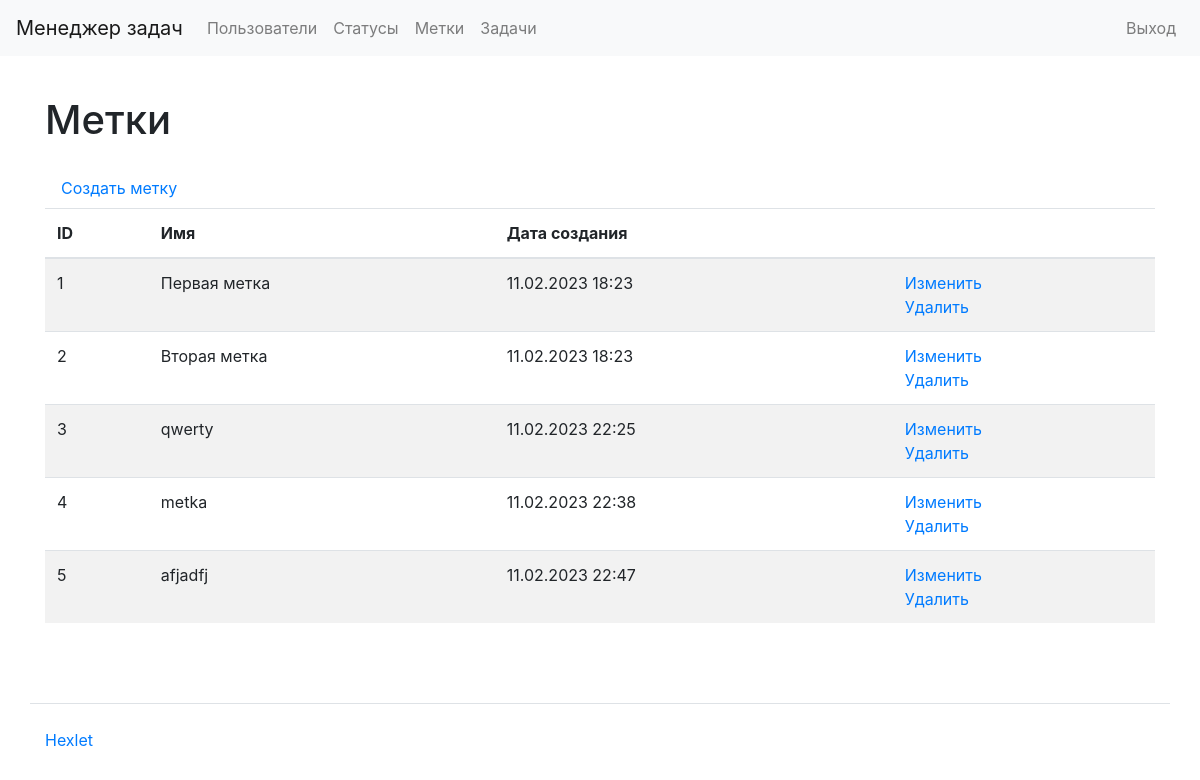
Screenshot of /labels/ (signed in) with the database file from the repository.
### task_manager/labels/models.py (models this page shows, shortened)
class Label(models.Model):
    name = models.CharField(max_length=100, verbose_name='Имя')
    created_at = models.DateTimeField(auto_now=True)

### task_manager/labels/views.py (the view)
# urls.py: path('', views.LabelListView.as_view(), name='label_list'),
class LabelListView(LoginRequiredMixin, generic.ListView):
    login_url = '/login/'
    model = Label

### task_manager/templates/labels/label_list.html
{% extends "base.html" %}
{% load bootstrap4 %}
{% block content %}
<h1 class="my-4">Метки</h1>
<a class="nav-link" href="{% url 'create_label' %}">Создать метку</a>
<table class="table table-striped">
  <thead>
    <tr>
      <th>ID</th>
      <th>Имя</th>
      <th>Дата создания</th>
      <th></th>
    </tr>
  </thead>
  <tbody>
    {% for label in label_list %}
    <tr>
      <td>{{ label.pk }}</td>
      <td>{{ label.name }}</td>
      <td>{{ label.created_at|date:"d.m.Y H:i" }}</td>
      <td>
        <a href="{% url 'label_update' label.pk %}">Изменить</a>
        <br>
        <a href="{% url 'label_delete' label.pk %}">Удалить</a>
      </td>
    </tr>
    {% endfor %}
  </tbody>
</table>
{% endblock %}

### rows the page displays
Label: pk "1", name "Первая метка", created_at "11.02.2023 18:23"
Label: pk "2", name "Вторая метка", created_at "11.02.2023 18:23"
Label: pk "3", name "qwerty", created_at "11.02.2023 22:25"
Label: pk "4", name "metka", created_at "11.02.2023 22:38"
Label: pk "5", name "afjadfj", created_at "11.02.2023 22:47"
